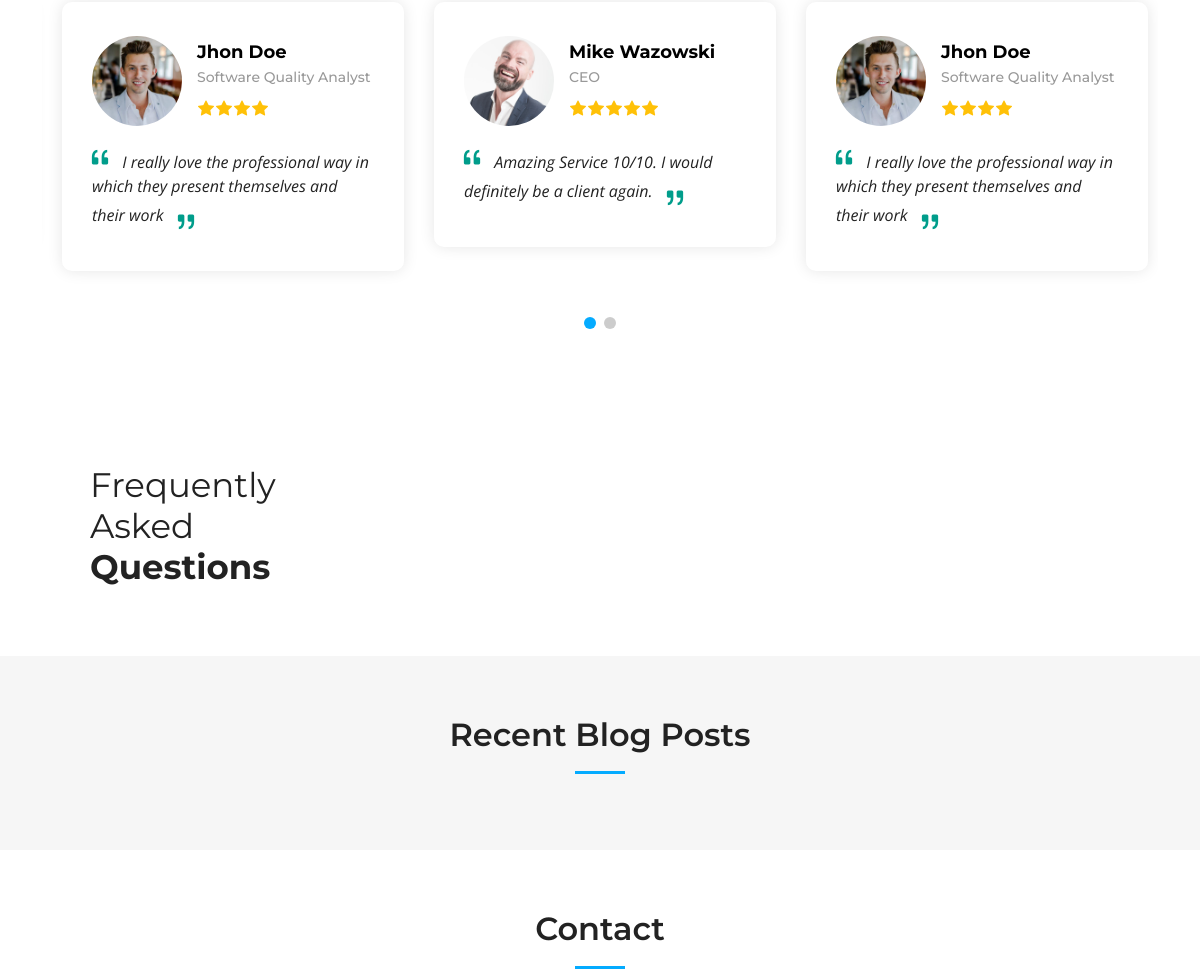
The app's page / (middle part), older data.
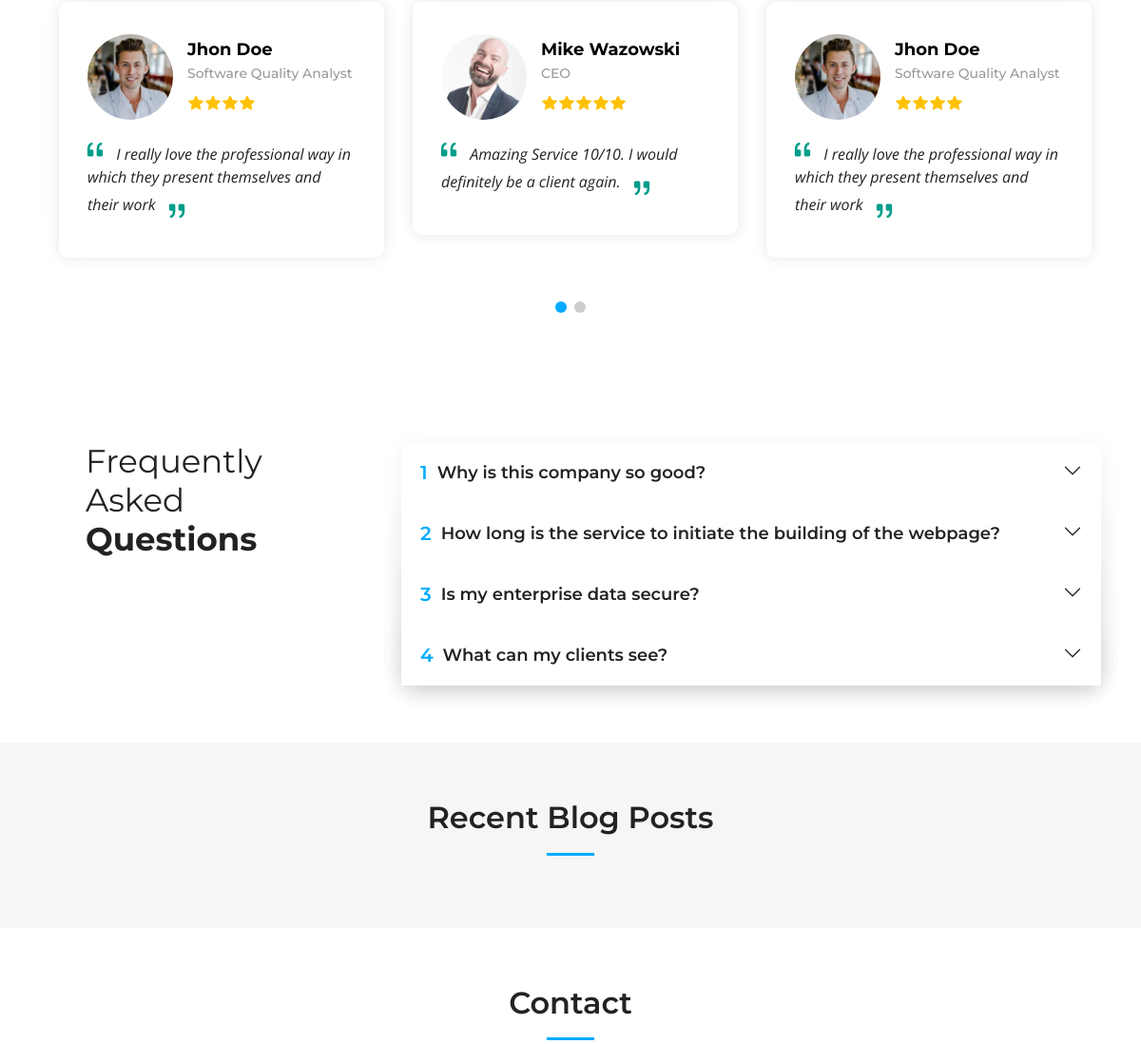
The same page, newer data.
### app/models.py (models this page shows)
class Testimonial(models.Model):
    user_image = models.CharField(max_length=225, blank = True, null = True)
    stars_count = [
        (1, 'One'),
        (2, 'Two'),
        (3, 'Three'),
        (4, 'Four'),
        (5, 'Five'),
    ]
    rating_count = models.IntegerField( choices= stars_count)
    username = models.CharField(max_length=50)
    user_job_title = models.CharField(max_length=50)
    review = models.TextField()
    def __str__(self):
        return f"{self.username} - {self.user_job_title}"

class FrequentlyAskedQuestion(models.Model):
    question = models.CharField(max_length=255)
    answer = models.TextField()
    def __str__(self):
        return self.question

### app/views.py (the view)
# urls.py: path('', index, name="home"),
def index(request):
    general_info = GeneralInfo.objects.first()
    services = Service.objects.all()
    testimonials = Testimonial.objects.all()
    faqs = FrequentlyAskedQuestion.objects.all()
    recent_blogs = Blogs.objects.all().order_by("published_date")
    default_value = ""
    context = {
        "company_name": getattr(general_info, "company_name", default_value),
        "location": getattr(general_info, "company_name", default_value),
        "email": getattr(general_info, "email", default_value),
        "phone": getattr(general_info, "phone_number", default_value),
        "open_hours": getattr(general_info, "open_hours", default_value),
        "video_url": getattr(general_info, "video_url", default_value),
        "twitter_url": getattr(general_info, "X_url", default_value),
        "facebook_url": getattr(general_info, "facebook_url", default_value),
        "instagram_url": getattr(general_info, "instagram_url", default_value),
        "linkedin_url": getattr(general_info, "linkedin_url", default_value),
        "services": services,
        "testimonials": testimonials,
        "faqs": faqs,
        "recent_blogs": recent_blogs,
    }
    print(f"context: {context}")
    return render(request, "index.html", context)

### app/models.py (called while the page is built)
    def __str__(self):
        return self.title

### app/templates/index.html (shortened to what this page needs)
{% extends "assets/main.html" %}
{% load static %}
{% block mainContent %}
    <section id="testimonials" class="testimonials">
        <div class="container" data-aos="fade-up">
            <div class="slides-3 swiper" data-aos="fade-up" data-aos-delay="100">
                <div class="swiper-wrapper">
                    {% for testimonial in testimonials %}
                        <div class="swiper-slide">
                            <div class="testimonial-wrap">
                                <div class="testimonial-item">
                                    <div class="d-flex align-items-center">
                                        <img src="{% static testimonial.user_image %}"
                                             class="testimonial-img flex-shrink-0"
                                             alt="" />
                                        <div>
                                            <h3>{{ testimonial.username }}</h3>
                                            <h4>{{ testimonial.user_job_title }}</h4>
                                            <div class="stars">
                                                {% for i in 'x'|ljust:testimonial.rating_count %}<i class="bi bi-star-fill"></i>{% endfor %}
                                            </div>
                                        </div>
                                    </div>
                                    <p>
                                        <i class="bi bi-quote quote-icon-left"></i> {{ testimonial.review }} <i class="bi bi-quote quote-icon-right"></i>
                                    </p>
                                </div>
                            </div>
                        </div>
                    {% endfor %}
                </div>
                <div class="swiper-pagination"></div>
            </div>
        </div>
    </section>
    <section id="faq" class="faq">
        <div class="container" data-aos="fade-up">
            <div class="row gy-4">
                <div class="col-lg-4">
                    <div class="content px-xl-5">
                        <h3>
                            Frequently Asked <strong>Questions</strong>
                        </h3>
                    </div>
                </div>
                <div class="col-lg-8">
                    <div class="accordion accordion-flush"
                        id="faqlist"
                        data-aos="fade-up"
                        data-aos-delay="100">
                        {% for faq in faqs %}
                            <div class="accordion-item">
                                <h3 class="accordion-header">
                                    <button class="accordion-button collapsed"
                                            type="button"
                                            data-bs-toggle="collapse"
                                            data-bs-target="#faq-content-{{ forloop.counter }}">
                                        <span class="num">{{ faq.id }}</span>
                                        {{ faq.question }}
                                    </button>
                                </h3>
                            {% endfor %}
                        </div>
                    </div>
                </div>
            </div>
        </div>
    </section>
    <section id="recent-posts" class="recent-posts sections-bg">
        <div class="container" data-aos="fade-up">
            <div class="section-header">
                <h2>Recent Blog Posts</h2>
            </div>
        </div>
    </section>
    <section id="contact" class="contact">
        <div class="container" data-aos="fade-up">
            <div class="section-header">
                <h2>Contact</h2>
            </div>
        </div>
    </section>
{% endblock mainContent %}

### app/templates/assets/main.html (shortened to what this page needs)
{% load static %}
<!DOCTYPE html>
<html lang="en">
  <head>
    <link href="{% static 'assets/vendor/bootstrap/css/bootstrap.min.css' %}"
          rel="stylesheet">
    <link href="{% static 'assets/vendor/bootstrap-icons/bootstrap-icons.css' %}"
          rel="stylesheet">
    <link href="{% static 'assets/vendor/aos/aos.css' %}" rel="stylesheet">
    <link href="{% static 'assets/vendor/glightbox/css/glightbox.min.css' %}"
          rel="stylesheet">
    <link href="{% static 'assets/vendor/swiper/swiper-bundle.min.css' %}"
          rel="stylesheet">
    <link href="{% static 'assets/css/main.css' %}" rel="stylesheet">
  </head>
  <body>
    <main id="main">
      {% block mainContent %}
      {% endblock mainContent %}
    </main>
  </body>
</html>

### app/templates/assets/header.html (shortened to what this page needs)
{% load static %}

### app/templates/assets/hero.html (shortened to what this page needs)
{% load static %}

### static/assets/css/main.css (style rules this page uses)
:root { --font-default: "Open Sans", system-ui, -apple-system, "Segoe UI", Roboto, "Helvetica Neue", Arial, "Noto Sans", "Liberation Sans", sans-serif, "Apple Color Emoji", "Segoe UI Emoji", "Segoe UI Symbol", "Noto Color Emoji"; --font-primary: "Montserrat", sans-serif; --font-secondary: "Poppins", sans-serif; }
:root { --color-default: #222222; --color-primary: #04abff; --color-secondary: #f85a40; }
:root { scroll-behavior: smooth; }
body { font-family: var(--font-default); color: var(--color-default); }
h1, h2, h3, h4, h5, h6 { font-family: var(--font-primary); }
section { padding: 60px 0; overflow: hidden; }
.sections-bg { background-color: #f6f6f6; }
.section-header { text-align: center; padding-bottom: 20px; }
.section-header h2 { font-size: 32px; font-weight: 600; margin-bottom: 20px; padding-bottom: 20px; position: relative; }
.section-header h2:after { content: ""; position: absolute; display: block; width: 50px; height: 3px; background: var(--color-primary); left: 0; right: 0; bottom: 0; margin: auto; }
section { scroll-margin-top: 70px; }
.testimonials .testimonial-wrap { padding-left: 10px; }
.testimonials .testimonial-item { box-sizing: content-box; padding: 30px; margin: 30px 10px; box-shadow: 0px 0 15px rgba(0, 0, 0, 0.1); position: relative; background: #fff; border-radius: 10px; }
.testimonials .testimonial-item .testimonial-img { width: 90px; border-radius: 50px; margin-right: 15px; }
.testimonials .testimonial-item h3 { font-size: 18px; font-weight: bold; margin: 10px 0 5px 0; color: #000; }
.testimonials .testimonial-item h4 { font-size: 14px; color: #999; margin: 0; }
.testimonials .testimonial-item .stars { margin: 10px 0; }
.testimonials .testimonial-item .stars i { color: #ffc107; margin: 0 1px; }
.testimonials .testimonial-item .quote-icon-left, .testimonials .testimonial-item .quote-icon-right { color: #009d8b; font-size: 26px; line-height: 0; }
.testimonials .testimonial-item .quote-icon-left { display: inline-block; left: -5px; position: relative; }
.testimonials .testimonial-item .quote-icon-right { display: inline-block; right: -5px; position: relative; top: 10px; transform: scale(-1, -1); }
.testimonials .testimonial-item p { font-style: italic; margin: 15px auto 15px auto; }
.testimonials .swiper-pagination { margin-top: 20px; position: relative; }
.faq .content h3 { font-weight: 400; font-size: 34px; }
.faq .accordion-item { border: 0; margin-bottom: 20px; box-shadow: 0px 5px 25px 0px rgba(0, 0, 0, 0.06); border-radius: 10px; }
.faq .accordion-item:last-child { margin-bottom: 0; }
.faq .accordion-button { padding: 20px 50px 20px 20px; font-weight: 600; border: 0; font-size: 18px; line-height: 24px; color: var(--color-default); text-align: left; background: #fff; box-shadow: none; border-radius: 10px; }
.faq .accordion-button .num { padding-right: 10px; font-size: 20px; line-height: 0; color: var(--color-primary); }
.faq .accordion-button:after { position: absolute; right: 20px; top: 20px; }

Row changes from the older to the newer data that the page shows:
added FrequentlyAskedQuestion: id "1", question "Why is this company so good?"
added FrequentlyAskedQuestion: id "2", question "How long is the service to initiate the building of the webpage?"
added FrequentlyAskedQuestion: id "3", question "Is my enterprise data secure?"
added FrequentlyAskedQuestion: id "4", question "What can my clients see?"
